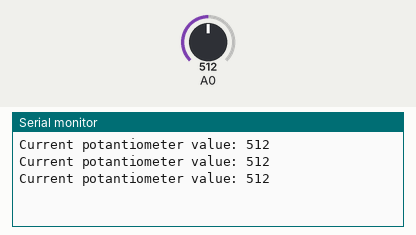
A sketch run on a simulated Arduino Uno, built with avr-gcc and run on an emulated ATmega328P. Parts: the last lines printed to the serial monitor. The inputs (shaded band) are chosen by the test bench; at power-on: A0 = 512.

Above: at 1.3 s.
1.4 s: A0 set to 716
At 1.9 s:
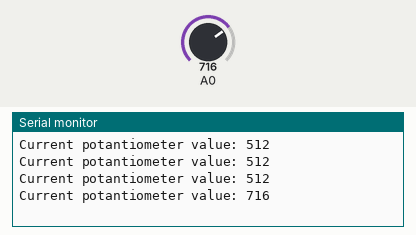
2.9 s: A0 set to 900
At 3.4 s:
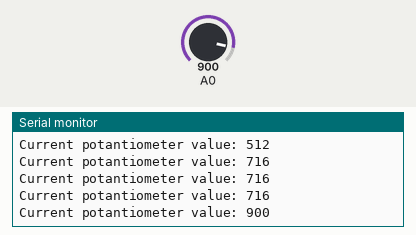
Timing chart, 0 to 5.9 s (numbered marks = the images above; inputs shaded):
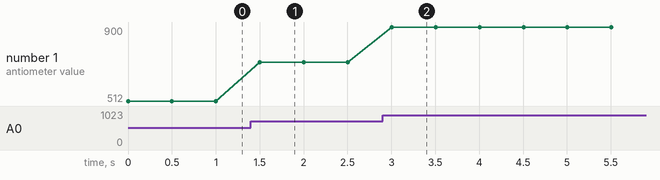

The sketch:

TestRetarderAnalogValues.ino
```cpp
int retarderSensorValue;

void setup() {
  Serial.begin(9600);
}

void loop() {
  retarderSensorValue = analogRead(A0);
  Serial.print("Current potantiometer value: ");
  Serial.println(retarderSensorValue);

  delay(500);
}
```

Measured:
- after the input at 1.4 s, the serial monitor: prints a new line after 0.10 s (image 1)
- after the input at 2.9 s, the serial monitor: prints a new line after 0.10 s (image 2)
- plotted number 1: 512 → 716 after the input at 1.4 s, 716 → 900 after the input at 2.9 s
